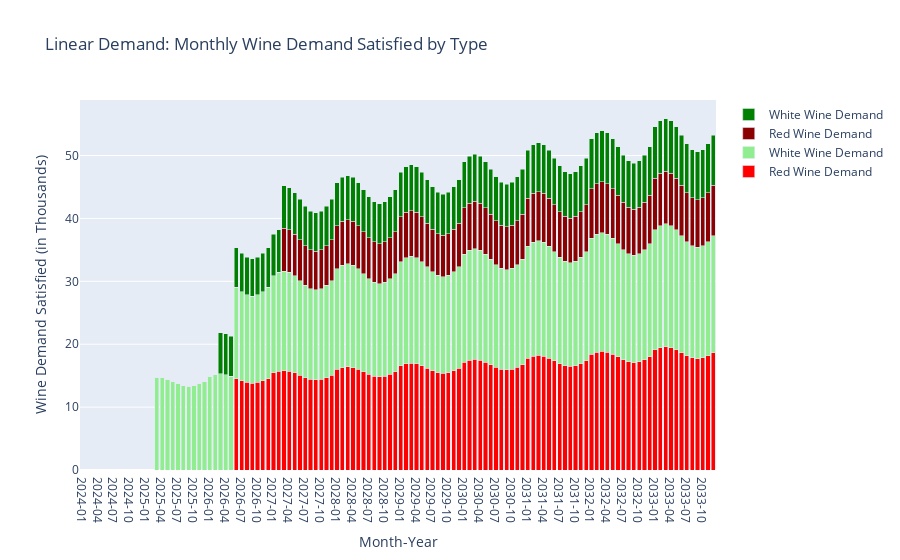

Notebook cell for this chart:
### Code cell
df = df2_sim2.copy()

# Aggregating the total demand for Red and White wine across all months for each country
red_columns_1 = [col for col in df.columns if 'Red_1' in col]
white_columns_1 = [col for col in df.columns if 'White_1' in col]
red_columns_2 = [col for col in df.columns if 'Red_2' in col]
white_columns_2 = [col for col in df.columns if 'White_2' in col]

# Summing up the demand for Red and White wine for each country
total_red_demand_1 = df[red_columns_1].sum().sum()
total_white_demand_1 = df[white_columns_1].sum().sum()
total_red_demand_2 = df[red_columns_2].sum().sum()
total_white_demand_2 = df[white_columns_2].sum().sum()

# Convert 'Month' to datetime for proper sorting and display
df['Month'] = pd.to_datetime(df['Month'])

# Aggregate monthly total demand for Red and White wine across all countries
df['Total_Red_Demand_1'] = df[red_columns_1].sum(axis=1)
df['Total_White_Demand_1'] = df[white_columns_1].sum(axis=1)
df['Total_Red_Demand_2'] = df[red_columns_2].sum(axis=1)
df['Total_White_Demand_2'] = df[white_columns_2].sum(axis=1)

df['Total_Wine_Demand'] = df['Total_Red_Demand_1'] + df['Total_White_Demand_1'] + df['Total_Red_Demand_2'] + df['Total_White_Demand_2']

# Extracting year-month for the x-axis
df['Year_Month'] = df['Month'].dt.strftime('%Y-%m')

# Creating separate traces for Red and White wine demand over time
fig = go.Figure()

# Red wine demand trace
fig.add_trace(go.Bar(
    x=df['Year_Month'],
    y=df['Total_Red_Demand_1']*1000,
    name="Red Wine Demand",
    marker_color="red"
))

# White wine demand trace
fig.add_trace(go.Bar(
    x=df['Year_Month'],
    y=df['Total_White_Demand_1']*1000,
    name="White Wine Demand",
    marker_color="lightgreen"
))

# Red wine demand trace
fig.add_trace(go.Bar(
    x=df['Year_Month'],
    y=df['Total_Red_Demand_2']*1000,
    name="Red Wine Demand",
    marker_color="darkred"
))

# White wine demand trace
fig.add_trace(go.Bar(
    x=df['Year_Month'],
    y=df['Total_White_Demand_2']*1000,
    name="White Wine Demand",
    marker_color="green"
))

fig.update_layout(
    title="Linear Demand: Monthly Wine Demand Satisfied by Type",
    xaxis_title="Month-Year",
    yaxis_title="Wine Demand Satisfied (in Thousands)",
    xaxis={'type': 'category'},  # Ensures that months are treated as distinct categories
    barmode='stack'  # Groups the bars for red and white wine side by side for each month
)

# This setup would allow for filtering by wine type by clicking on the legend items.
fig.show()
